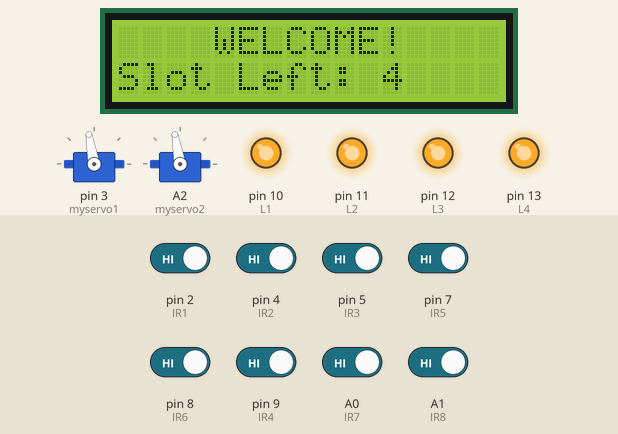
A sketch run on a simulated Arduino Uno, built with avr-gcc and run on an emulated ATmega328P. On the bench: 16×2 character LCD, 2 × servo, output pins drawn as LEDs (lit = HIGH). The inputs (shaded band) are chosen by the test bench; at power-on: A0 (IR7), A1 (IR8), pin 2 (IR1), pin 4 (IR2), pin 5 (IR3), pin 7 (IR5), pin 8 (IR6), pin 9 (IR4) HIGH.

Above: at 5.3 s.
5.4 s: pin 2 (IR1) driven LOW
At 6.7 s:
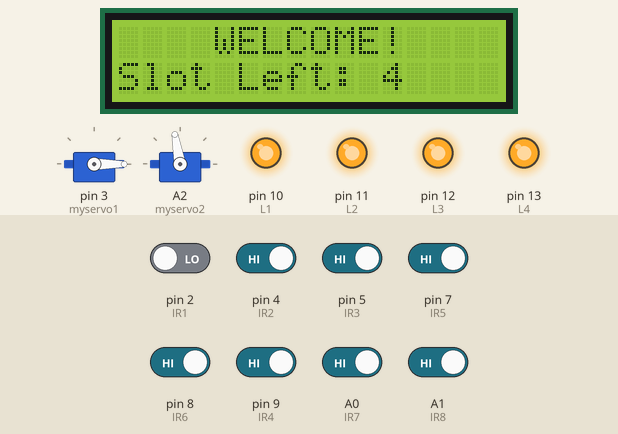
9.4 s: pin 5 (IR3) driven LOW
At 9.9 s:
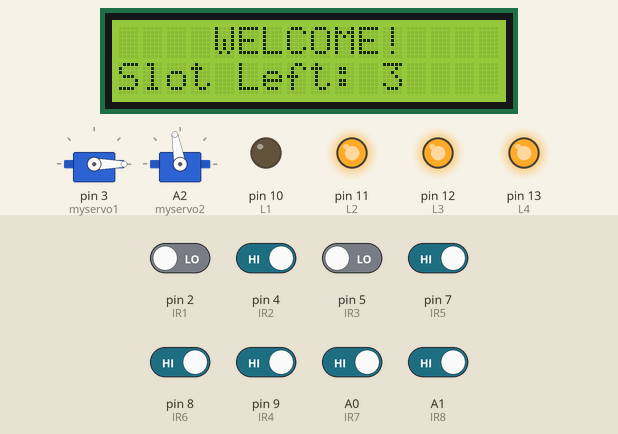
11.6 s: pin 4 (IR2) driven LOW
At 13.0 s:
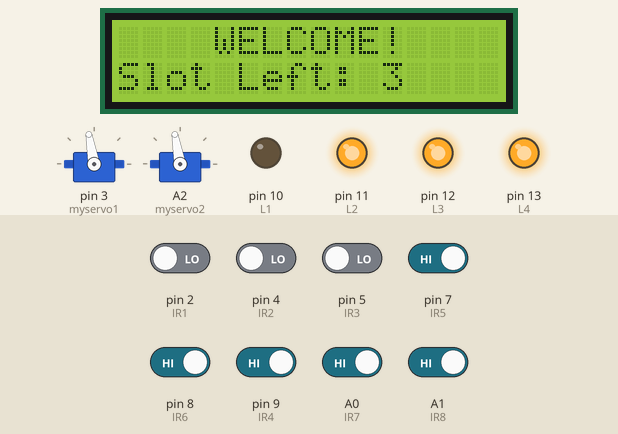
16.5 s: pin 7 (IR5) driven LOW
At 20.7 s:
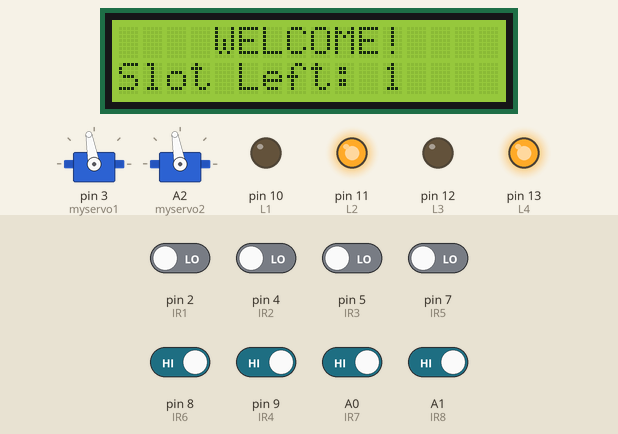
21.6 s: pin 8 (IR6) driven LOW
At 26.8 s:
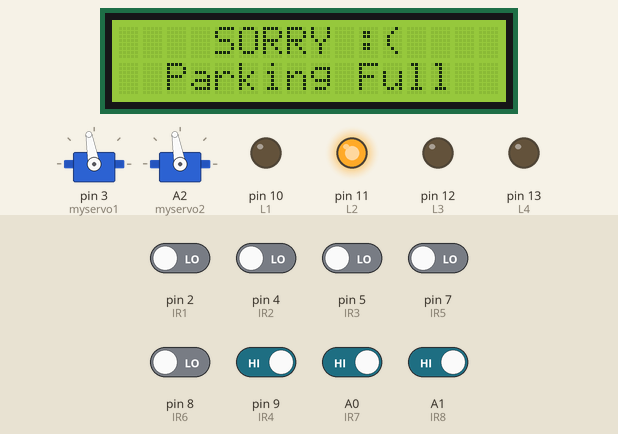
27.0 s: A0 (IR7) driven LOW
At 29.8 s:
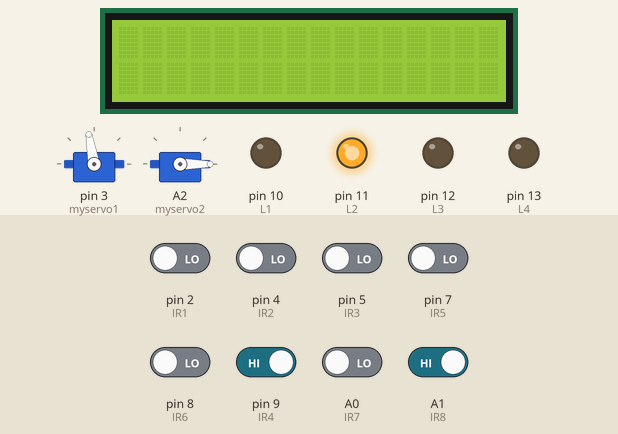
Timing chart, 0 to 33.3 s (numbered marks = the images above; inputs shaded):
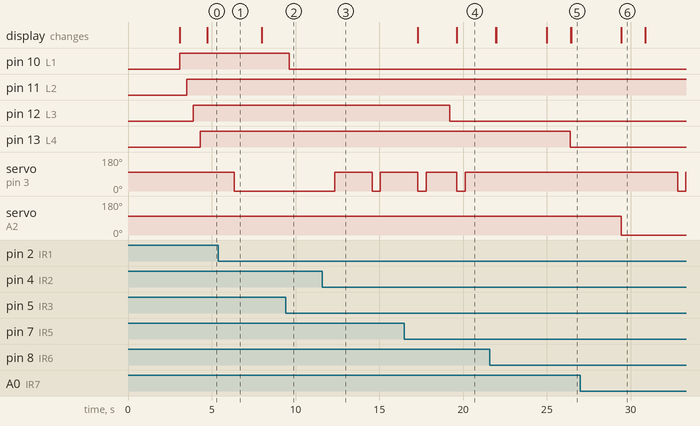

The sketch:

code.ino
```cpp
#include <Wire.h> //required header files
#include <Servo.h>
#include <LiquidCrystal_I2C.h>
LiquidCrystal_I2C lcd(0x27,16,2);

Servo myservo1;//entry
int IR1 = 2;  //entry 1
int IR2 = 4;  //entry 2

Servo myservo2; //exit
int IR7 = A0;  //exit 1
int IR8 = A1;  //exit 2

//parking slots
int IR3 = 5;  //IR slot 1
int IR4 = 9;  //IR slot 2
int IR5 = 7;  //IR slot 3
int IR6 = 8;  //IR slot 4

int L1 =10;  //led slot 1
int L2 =11;  //led slot 2
int L3 =12;   //led slot 3
int L4 =13;  //led slot 4


int Slot = 4;    //Total number of parking Slots

int flag1 = 0; //entry
int flag2 = 0; //entry

int flag3 = 0; //exit
int flag4 = 0; //exit

void setup() {
Wire.begin();

  lcd.begin(16,2);
  lcd.backlight();
  pinMode(IR1, INPUT);
  pinMode(IR2, INPUT);
  pinMode(IR3, INPUT);
  pinMode(IR4, INPUT);
  pinMode(IR5, INPUT);
  pinMode(IR6, INPUT);
  pinMode(IR7, INPUT);
  pinMode(IR8, INPUT);
  pinMode(L1, OUTPUT);
  pinMode(L2, OUTPUT);
  pinMode(L3, OUTPUT);
  pinMode(L4, OUTPUT);

  myservo1.attach(3); //servo for entry
  myservo1.write(100);  //default position
  myservo2.attach(A2); //servo for exit
  myservo2.write(100);  //default position

  lcd.setCursor (0,0);
  lcd.print("       CAR      ");
  lcd.setCursor (0,1);
  lcd.print(" PARKING SYSTEM ");
  delay (3000);
  lcd.clear();
}


void loop(){

  //entry detection ---------------------------------
  if(digitalRead (IR1) == LOW && flag1==0){
   if(Slot>0)
    {flag1=1;
      if(flag2==0){myservo1.write(0); Slot = Slot-1;}
    }
    else{
      lcd.setCursor (0,0);
      lcd.print("    SORRY :(    ");
      lcd.setCursor (0,1);
      lcd.print("  Parking Full  ");
      delay (3000);
      lcd.clear();
     }
  }
  if(digitalRead (IR2) == LOW && flag2==0)
    {flag2=1;}

    if(flag1==1 && flag2==1){
    delay (500);

myservo1.write(100);
    flag1=0, flag2=0;
    }

  //exit detection--------------------------

  if(digitalRead (IR7) == LOW && flag3==0)
  {
    flag3=1;
    if(flag4==0)
      {myservo2.write(0); Slot = Slot+1;}
  }
    if(digitalRead (IR8) == LOW && flag4==0)
    {
      flag4=1;
    }

  if(flag3==1 && flag4==1){
    delay (500);
    myservo2.write(100);
    flag3=0, flag4=0;
  }


//CAR DETECTION FOR PARKING SLOTS-------------------------------------------

  if(digitalRead(IR3) == LOW){
    digitalWrite(L1,LOW);
    delay(1000);}
  else{
    digitalWrite(L1,HIGH);
    delay(400);
    }

  if(digitalRead(IR4) == LOW){
  digitalWrite(L2,LOW);
  }
  else{
    digitalWrite(L2,HIGH);
    delay(400);
   }

  if(digitalRead(IR5) == LOW){
  digitalWrite(L3,LOW);
  }
  else{
    digitalWrite(L3,HIGH);
    delay(400);
    }

  if(digitalRead(IR6) == LOW){
  digitalWrite(L4,LOW);
  }
  else{
    digitalWrite(L4,HIGH);
    delay(400);
    }

  //LCD DISPLAY----------------------------
  lcd.setCursor (0,0);
  lcd.print("    WELCOME!    ");
  lcd.setCursor (0,1);
  lcd.print("Slot Left: ");
  lcd.print(Slot);
}
```

Measured:
- after the input at 5.4 s, servo on pin 3 (myservo1): 100° → 0° after 0.95 s
- after the input at 9.4 s, pin 10 (L1): HIGH → LOW after 0.21 s
- after the input at 11.6 s, servo on pin 3 (myservo1): 0° → 100° after 0.74 s, → 0° 2.2 s later, → 100° 0.50 s later
- after the input at 16.5 s, pin 12 (L3): HIGH → LOW after 2.7 s
- after the input at 21.6 s, pin 13 (L4): HIGH → LOW after 4.8 s
- after the input at 27.0 s, servo on pin 3 (myservo1): 100° → 0° after 5.8 s, → 100° 0.50 s later; servo on A2 (myservo2): 100° → 0° after 2.4 s
